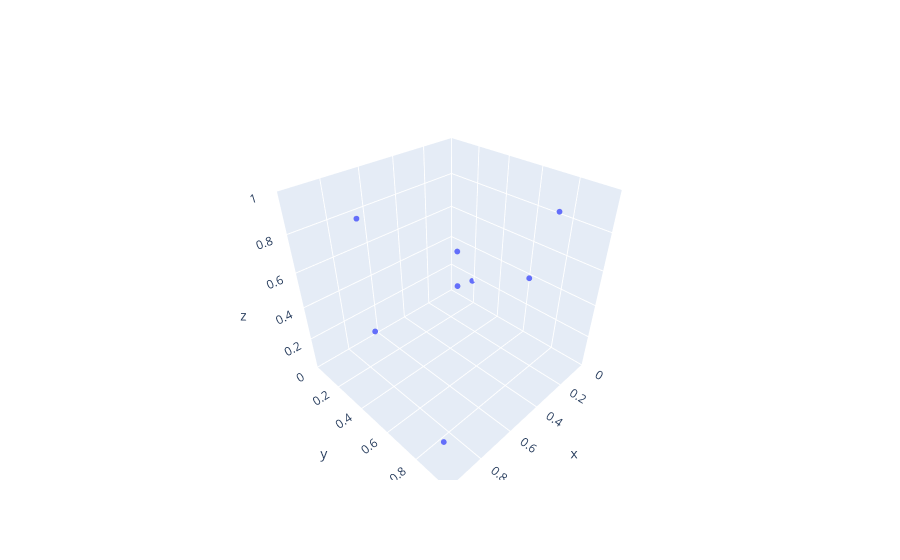

Notebook code for this chart:
### Code cell
fig_qmc_4d = go.Figure(data=[go.Scatter3d(x=x_qmc_4d, y=y_qmc_4d, z=z_qmc_4d,
                                   mode='markers',
                                          marker=dict(
                                          size=2,
                                        ))])

fig_qmc_4d.update_layout(
        scene = dict(
          xaxis=dict(range=[0, x_max], autorange=False),
          yaxis=dict(range=[0, y_max], autorange=False),
          zaxis=dict(range=[0, z_max], autorange=False),
        ))

fig_qmc_4d.show()

### Figure 1 — Plotly figure (JSON) as saved in the notebook; plotly's stock layout.template omitted (floating-point values rounded to 4 significant figures)
{"data": [{"marker": {"size": 2}, "mode": "markers", "type": "scatter3d", "x": [0.005948, 0.5449, 0.7783, 0.3038, 0.4243, 0.9, 0.6646, 0.1284], "y": [0.1895, 0.5932, 0.253, 0.9047, 0.4701, 0.8711, 0.03171, 0.6847], "z": [0.1649, 0.5904, 0.2665, 0.9732, 0.6665, 0.09259, 0.7681, 0.4754]}], "layout": {"scene": {"xaxis": {"autorange": false, "range": [0, 1]}, "yaxis": {"autorange": false, "range": [0, 1]}, "zaxis": {"autorange": false, "range": [0, 1]}}}}
